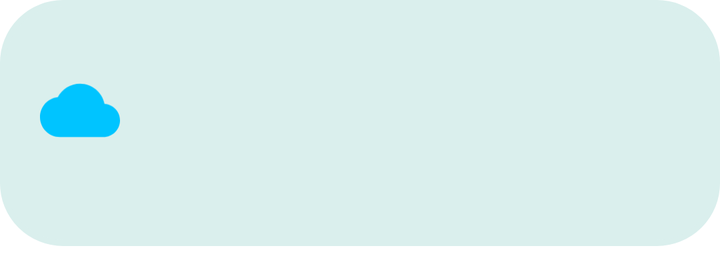
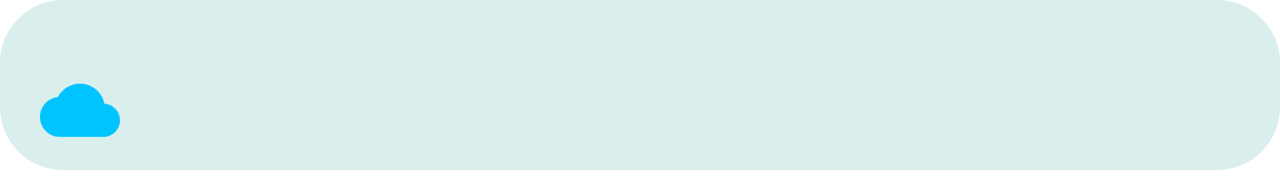

An Android layout and its configuration variant, each rendered on a device that would load it. The default file and the variant file are quoted in full after the pictures.
<!-- AndroidManifest.xml: application theme Theme.CatWeather -->
<!-- res/layout/forecast_weather_fragment_item.xml -->
<?xml version="1.0" encoding="utf-8"?>
<layout
    xmlns:android="http://schemas.android.com/apk/res/android">

    <data>
        <variable
            name="position"
            type="Integer" />
        <variable
            name="viewModel"
            type="com.globa.catweather.viewmodels.ForecastWeatherViewModel" />
        <variable
            name="forecast"
            type="com.globa.catweather.models.ForecastWeather"/>
    </data>

    <LinearLayout
        android:background="@drawable/background_round"
        android:padding="10dp"
        android:layout_marginBottom="10dp"
        android:layout_width="match_parent"
        android:layout_height="wrap_content"
        android:orientation="vertical"
        android:backgroundTint="?attr/colorPrimary">

        <TextView
            android:layout_width="match_parent"
            android:layout_height="wrap_content"
            android:textSize="15sp"
            android:layout_marginStart="10dp"
            android:id="@+id/forecastWeatherDataTextView" />

        <LinearLayout
            android:layout_width="match_parent"
            android:layout_height="wrap_content"
            android:orientation="horizontal">

            <ImageView
                android:id="@+id/forecastWeatherItemConditionIcon"
                android:layout_width="40dp"
                android:layout_height="40dp"
                android:layout_marginHorizontal="10dp"
                android:layout_marginTop="5dp"
                android:src="@drawable/ic_cloud_test"
                android:contentDescription="@string/app_name" />
            <TextView
                android:layout_width="match_parent"
                android:layout_height="match_parent"
                android:gravity="center_vertical|start"
                android:layout_marginStart="10dp"
                android:textSize="16sp"
                android:id="@+id/forecastConditionTextView"
                android:text='@{forecast.condition, default = "Condition"}'/>

        </LinearLayout>

        <LinearLayout
            android:layout_width="match_parent"
            android:layout_height="wrap_content"
            android:orientation="vertical"
            android:stretchColumns="2"
            android:textSize="15sp"
            android:layout_marginStart="20dp">

                <TextView
                    android:layout_width="match_parent"
                    android:layout_height="wrap_content"
                    android:id="@+id/forecastTemperatureTextView"
                    android:text="@{@string/forecast_weather_fragment_item_temperature_template(forecast.minT,forecast.maxT)}"/>

                <TextView
                    android:layout_width="match_parent"
                    android:layout_height="wrap_content"
                    android:id="@+id/forecastMaxWindSpeedTextView"
                    android:text='@{@string/forecast_weather_fragment_item_wind_template(forecast.maxWindSpeed)}'/>


        </LinearLayout>
    </LinearLayout>

</layout>
<!-- resources referenced by this layout -->
<resources>
  <!-- drawable background_round (drawable) -->
  <?xml version="1.0" encoding="utf-8"?>
  <shape xmlns:android="http://schemas.android.com/apk/res/android">
      <solid android:color="@color/teal_200"/>
      <stroke android:width="3dp" android:color="@color/teal_200" />
      <corners android:radius="30dp"/>
      <padding android:left="0dp" android:top="0dp" android:right="0dp" android:bottom="0dp" />
  </shape>
  <!-- drawable ic_cloud_test (drawable) -->
  <vector android:height="46dp" android:tint="#00C4FF"
      android:viewportHeight="24" android:viewportWidth="24"
      android:width="46dp" xmlns:android="http://schemas.android.com/apk/res/android">
      <path android:fillColor="@android:color/white" android:pathData="M19.35,10.04C18.67,6.59 15.64,4 12,4 9.11,4 6.6,5.64 5.35,8.04 2.34,8.36 0,10.91 0,14c0,3.31 2.69,6 6,6h13c2.76,0 5,-2.24 5,-5 0,-2.64 -2.05,-4.78 -4.65,-4.96z"/>
  </vector>
  <string name="app_name">Cat Weather</string>
  <style name="Theme.CatWeather" parent="Theme.MaterialComponents.DayNight.NoActionBar">
          
          <item name="colorPrimary">@color/teal_700</item>
          <item name="colorPrimaryVariant">@color/purple_700</item>
          <item name="colorOnPrimary">@color/white</item>
          
          <item name="colorSecondary">@color/black</item>
          <item name="colorSecondaryVariant">#A4B5B6</item>
          <item name="colorOnSecondary">@color/black</item>
          
          <item name="android:statusBarColor" tools:targetApi="l">?attr/colorOnPrimary</item>
          <item name="android:windowLightStatusBar" tools:ignore="NewApi">true</item>
          
  ]    </style>
  <color name="teal_200">#E7F1EE</color>
  <color name="teal_700">#DAEFED</color>
  <color name="purple_700">#FF3700B3</color>
  <color name="white">#FFFFFFFF</color>
  <color name="black">#FF000000</color>
</resources>
<!-- res/layout-land/forecast_weather_fragment_item.xml (the repository's variant of the layout above) -->
<!-- drawn on the phone turned sideways -->
<?xml version="1.0" encoding="utf-8"?>
<layout
    xmlns:android="http://schemas.android.com/apk/res/android">

    <data>
        <variable
            name="position"
            type="Integer" />
        <variable
            name="viewModel"
            type="com.globa.catweather.viewmodels.ForecastWeatherViewModel" />
        <variable
            name="forecast"
            type="com.globa.catweather.models.ForecastWeather"/>
    </data>

    <LinearLayout
        android:background="@drawable/background_round"
        android:padding="10dp"
        android:layout_marginBottom="10dp"
        android:layout_width="match_parent"
        android:layout_height="wrap_content"
        android:orientation="vertical"
        android:backgroundTint="?attr/colorPrimary">

        <TextView
            android:layout_width="match_parent"
            android:layout_height="wrap_content"
            android:textSize="15sp"
            android:layout_marginStart="10dp"
            android:id="@+id/forecastWeatherDataTextView" />

        <LinearLayout
            android:layout_width="match_parent"
            android:layout_height="wrap_content"
            android:orientation="horizontal">

            <ImageView
                android:id="@+id/forecastWeatherItemConditionIcon"
                android:layout_width="40dp"
                android:layout_height="40dp"
                android:layout_marginHorizontal="10dp"
                android:layout_marginTop="5dp"
                android:src="@drawable/ic_cloud_test"
                android:contentDescription="@string/app_name" />
            <TextView
                android:layout_width="wrap_content"
                android:layout_height="match_parent"
                android:gravity="center_vertical|start"
                android:layout_marginStart="10dp"
                android:textSize="16sp"
                android:id="@+id/forecastConditionTextView"
                android:text='@{forecast.condition, default = "Condition"}'/>

            <LinearLayout
                android:gravity="end|center_vertical"
                android:layout_gravity="end|center_vertical"
                android:layout_width="match_parent"
                android:layout_height="match_parent"
                android:orientation="vertical"
                android:stretchColumns="2"
                android:textSize="15sp"
                android:layout_marginStart="20dp">

                <TextView
                    android:layout_width="match_parent"
                    android:layout_height="wrap_content"
                    android:gravity="end|center_vertical"
                    android:id="@+id/forecastTemperatureTextView"
                    android:text="@{@string/forecast_weather_fragment_item_temperature_template(forecast.minT,forecast.maxT)}"/>

                <TextView
                    android:gravity="end|center_vertical"
                    android:layout_width="match_parent"
                    android:layout_height="wrap_content"
                    android:id="@+id/forecastMaxWindSpeedTextView"
                    android:text='@{@string/forecast_weather_fragment_item_wind_template(forecast.maxWindSpeed)}'/>


            </LinearLayout>
        </LinearLayout>


    </LinearLayout>

</layout>
